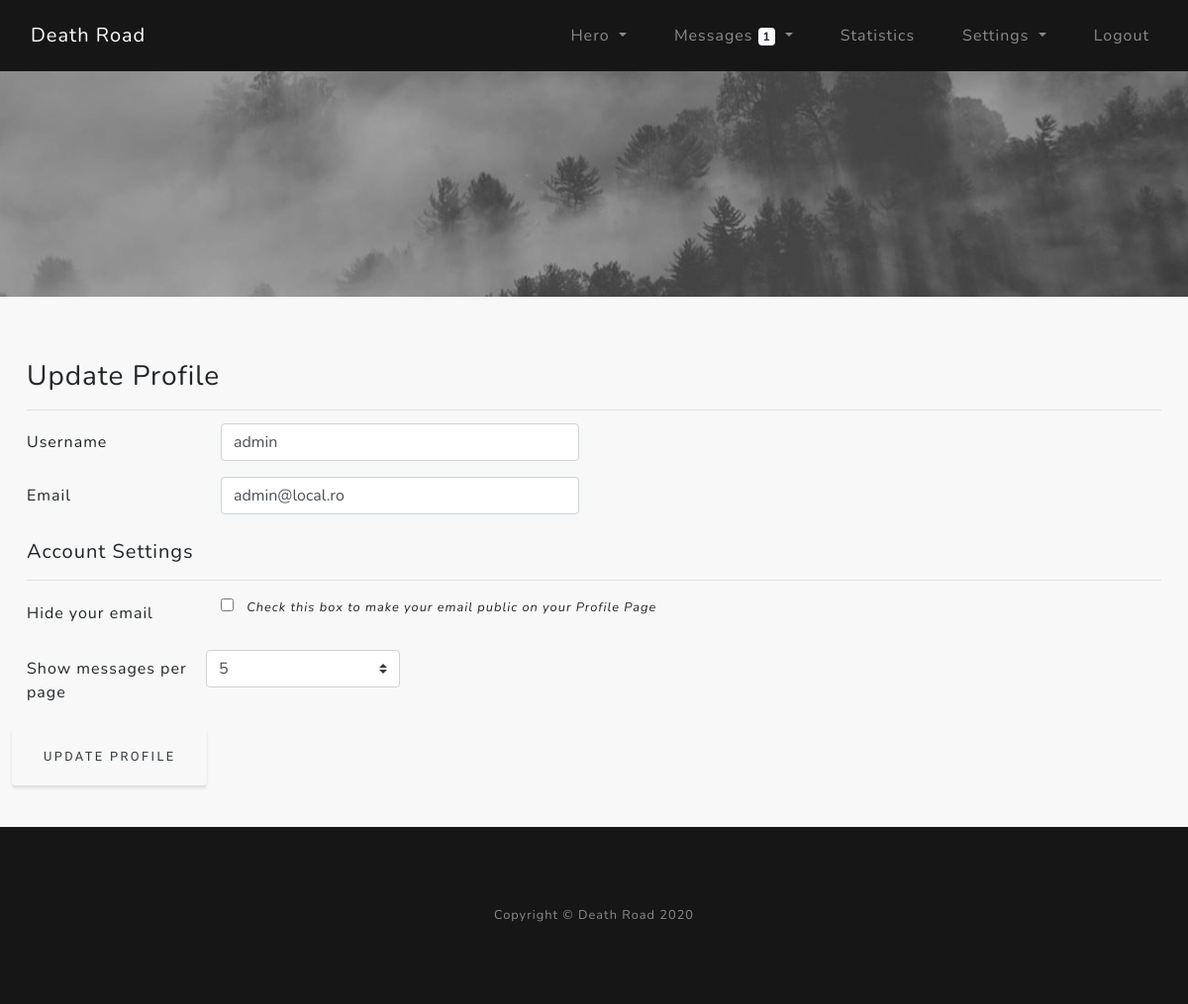
Page /account/update (signed in) on the committed database.
### core/models.py (models this page shows)
class User(db.Model, UserMixin):
    __tablename__ = "user"
    id = Column(Integer, primary_key=True)  # User ID
    username = Column(String(32), unique=True, nullable=False)  # Username used in registration
    email = Column(String(120), unique=True, nullable=False)  # Email for registration
    password = Column(String(60), nullable=False)  # hashed password
    hidemail = Column(Boolean, nullable=True)  # 0/1 Hide/Show email in public profile
    msg_per_page = Column(Integer, nullable=False)  # get how many messages to show on inbox/outbox page

### core/users/routes.py (the view)
@users.route("/account/update", methods=["GET", "POST"])
@login_required
def account_update():
    form = UpdateAccount()
    get_unread_msgs = unread_msgs(current_user.username)
    if form.validate_on_submit():
        current_user.username = form.username.data
        current_user.email = form.email.data
        current_user.hidemail = form.hidemail_checkbox.data
        current_user.msg_per_page = form.msg_per_page.data
        try:
            db.session.commit()
            flash("Your account has been updated.", "success")
            redirect(url_for("users.account_home"))
        except IntegrityError:
            db.session.rollback()
            flash("Username or E-mail already exists.", "danger")
            redirect(url_for("users.account_home"))
    elif request.method == "GET":
        form.username.data = current_user.username
        form.email.data = current_user.email
        form.hidemail_checkbox.data = current_user.hidemail
        form.msg_per_page.data = current_user.msg_per_page
    return render_template("account_update.html", form=form, get_unread_msgs=get_unread_msgs)

### core/users/forms.py
class UpdateAccount(FlaskForm):
    username = StringField("Username", validators=[DataRequired(), Length(min=3, max=32)])
    email = StringField("Email", validators=[DataRequired(), Email()])
    hidemail_checkbox = BooleanField('Hide your email')
    msg_per_page = SelectField("Show messages per page", choices=[(5, "5"), (10, "10"), (25, "25")], coerce=int)
    submit = SubmitField("Update Profile")

### core/models.py (called while the page is built)
@login_manager.user_loader
def load_user(user_id):
    return User.query.get(int(user_id))

### core/utils/unread_msgs.py (called while the page is built)
def unread_msgs(current_acc_uname):
    gum = Messages.query.filter_by(recipient=current_acc_uname, del_in=False, seen=False).count()
    return gum

### core/templates/account_update.html (shortened to what this page needs)
{% extends "layout.html" %}
{% block content %}
<section class="account-section">
    <div class="top-slider">
    </div>
    <div class="container py-3">
        <div class="row">
            <div class="col-lg">
                <form method="POST" enctype="multipart/form-data">
                    <fieldset>
                        <legend class="h3 font-weight-normal border-bottom pt-5 pb-3">Update Profile</legend>
                        <div class="form-group row">
                            {{ form.username.label(class="col-sm-2 col-form-label") }}
                            {% if form.username.errors %}
                                <div class="col-sm-4">
                                    {{ form.username(class="form-control is-invalid") }}
                                </div>
                                <div class="invalid-feedback">
                                    {% for error in form.username.errors %}
                                        <span>{{ error }}</span>
                                    {% endfor %}
                                </div>
                            {% else %}
                                <div class="col-sm-4">
                                    {{ form.username(class="form-control") }}
                                </div>
                            {% endif %}
                        </div>
                        <div class="form-group row">
                            {{ form.email.label(class="col-sm-2 col-form-label") }}
                            {% if form.email.errors %}
                                <div class="col-sm-4">
                                    {{ form.email(class="form-control is-invalid") }}
                                </div>
                                <div class="invalid-feedback">
                                    {% for error in form.email.errors %}
                                        <span>{{ error }}</span>
                                    {% endfor %}
                                </div>
                            {% else %}
                                <div class="col-sm-4">
                                    {{ form.email(class="form-control") }}
                                </div>
                            {% endif %}
                        </div>
                    </fieldset>
                    <fieldset>
                        <legend class="h5 font-weight-normal border-bottom pb-3">Account Settings</legend>
                        <div class="form-group row">
                            {{ form.hidemail_checkbox.label(class="col-sm-2 col-form-label") }}
                            <div class="col-sm-6">
                                <p>{{ form.hidemail_checkbox }}
                                <small><i class="pl-2">Check this box to make your email public on your Profile Page</i></small></p>
                            </div>
                        </div>
                        <div class="form-group row">
                            {{ form.msg_per_page.label(class="col-sm-2 col-form-label") }}
                            {{ form.msg_per_page(class="form-control custom-select col-md-2") }}
                        </div>
                        <div class="form-group row">
                            {{ form.submit(class="btn btn-outline-dark") }}
                        </div>
                    </fieldset>
                </form>
            </div>
        </div>
    </div>
</section>
{% endblock %}

### core/static/custom-style.css (style rules this page uses)
html, body { scroll-behavior: smooth; }
body { font-family: 'Nunito'; letter-spacing: 0.0625em; background-color: #f8f8f8; }
@media (min-width: 1000px) { .container { max-width: 1600px; } }
.btn { box-shadow: 0 0.1875rem 0.1875rem 0 rgba(0, 0, 0, 0.1) !important; padding: 1.25rem 2rem; font-family: 'Varela Round'; font-size: 80%; text-transform: uppercase; letter-spacing: .15rem; border: 0; }
.account-section .top-slider { position: relative; width: 100%; height: 300px; padding: 12rem 0 0 0; background: linear-gradient(rgba(0, 0, 0, 0.25), rgba(0, 0, 0, 0.25)), url("/static/img/top-slider.jpg"); background-color: black; background-position: center center; background-repeat: no-repeat; }

### rows in the picture
User: username "admin", email "admin@local.ro", msg_per_page "5"

### other values in the picture
{{ get_unread_msgs }} "1"
